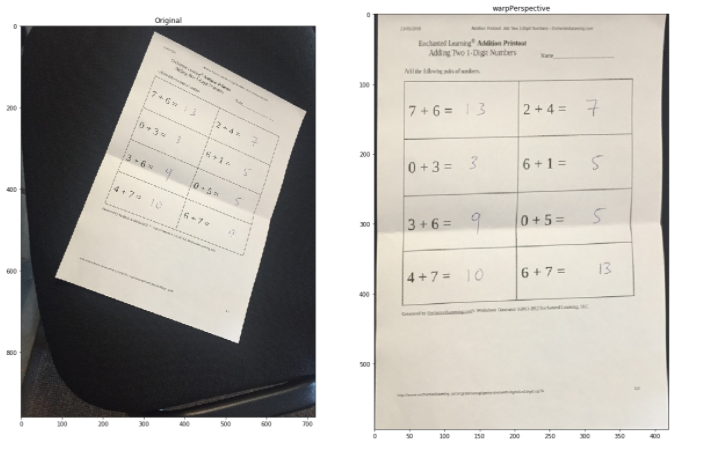
#> input picture notebooks/scan.png, 701 x 460 px
$ jupyter execute perspective_transformation.ipynb
#> lines starting #> are read from the running program, lines starting #| are printed output that depends on the picture
# Perspective Transformation

For getting better information about an image, w can change the perspective of a video or an image. In this transformation, we need to provide the points on an image from where we want to take information by changing the perspective. In OpenCV, we use two functions for Perspective transformation getPerspectiveTransform() and then warpPerspective(). Check the below code for complete implementation. For more information, check this [link](https://docs.opencv.org/4.5.0/da/d6e/tutorial_py_geometric_transformations.html).

[cell 1]
import cv2
import numpy as np
import matplotlib.pyplot as plt

[cell 2]
image = cv2.imread('scan.png')
#> image is the input picture: shape (460, 701, 3); mean B, G, R 180.2, 185.8, 188.8
print(image.shape)
#| (460, 701, 3)
image = cv2.cvtColor(image, cv2.COLOR_BGR2RGB)
plt.figure(figsize=(20, 20))
plt.subplot(1, 2, 1)
plt.title("Original")
plt.imshow(image)
points_A = np.float32([[320,15], [700,215], [85,610], [530,780]])
points_B = np.float32([[0,0], [420,0], [0,594], [420,594]])
M = cv2.getPerspectiveTransform(points_A, points_B)
warped = cv2.warpPerspective(image, M, (420,594))
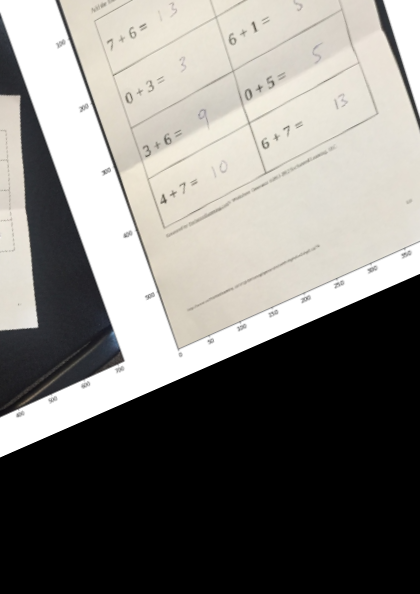
#> warped: shape (594, 420, 3); mean R, G, B 127.3, 125.2, 121
plt.subplot(1, 2, 2)
plt.title("warpPerspective")
plt.imshow(warped)
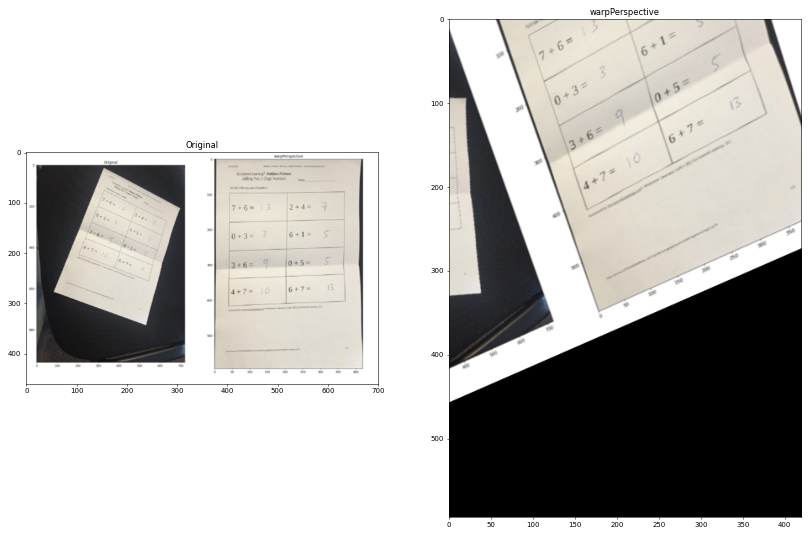
#> figure drawn by matplotlib, 2 panels
